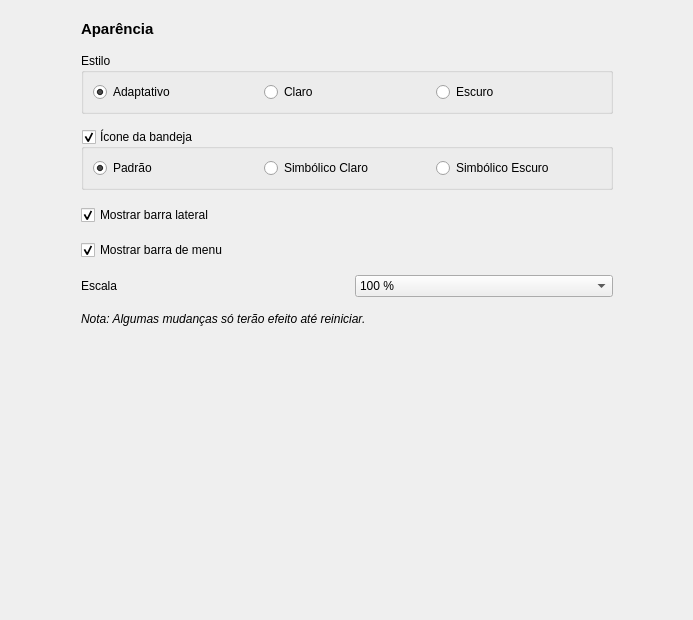
<?xml version="1.0" encoding="UTF-8"?>
<ui version="4.0">
 <class>Form</class>
 <widget class="QWidget" name="Form">
  <property name="geometry">
   <rect>
    <x>0</x>
    <y>0</y>
    <width>693</width>
    <height>620</height>
   </rect>
  </property>
  <property name="windowTitle">
   <string>Form</string>
  </property>
  <layout class="QVBoxLayout" name="verticalLayout_3">
   <item>
    <layout class="QHBoxLayout" name="horizontalLayout">
     <item>
      <spacer name="horizontalSpacer">
       <property name="orientation">
        <enum>Qt::Orientation::Horizontal</enum>
       </property>
       <property name="sizeHint" stdset="0">
        <size>
         <width>40</width>
         <height>20</height>
        </size>
       </property>
      </spacer>
     </item>
     <item>
      <widget class="QFrame" name="frame">
       <property name="minimumSize">
        <size>
         <width>550</width>
         <height>0</height>
        </size>
       </property>
       <property name="frameShape">
        <enum>QFrame::Shape::NoFrame</enum>
       </property>
       <property name="frameShadow">
        <enum>QFrame::Shadow::Raised</enum>
       </property>
       <layout class="QVBoxLayout" name="verticalLayout_2">
        <property name="spacing">
         <number>15</number>
        </property>
        <item>
         <widget class="QLabel" name="label">
          <property name="font">
           <font>
            <pointsize>11</pointsize>
            <bold>true</bold>
           </font>
          </property>
          <property name="text">
           <string>Aparência</string>
          </property>
         </widget>
        </item>
        <item>
         <widget class="QGroupBox" name="groupBox">
          <property name="title">
           <string>Estilo</string>
          </property>
          <layout class="QGridLayout" name="gridLayout">
           <item row="0" column="0">
            <widget class="QRadioButton" name="radioButton">
             <property name="text">
              <string>Adaptativo</string>
             </property>
             <property name="checked">
              <bool>true</bool>
             </property>
            </widget>
           </item>
           <item row="0" column="1">
            <widget class="QRadioButton" name="radioButton_2">
             <property name="text">
              <string>Claro</string>
             </property>
            </widget>
           </item>
           <item row="0" column="2">
            <widget class="QRadioButton" name="radioButton_3">
             <property name="text">
              <string>Escuro</string>
             </property>
            </widget>
           </item>
          </layout>
         </widget>
        </item>
        <item>
         <widget class="QGroupBox" name="groupBox_2">
          <property name="title">
           <string>Ícone da bandeja</string>
          </property>
          <property name="checkable">
           <bool>true</bool>
          </property>
          <layout class="QGridLayout" name="gridLayout_2">
           <item row="0" column="0">
            <widget class="QRadioButton" name="radioButton_4">
             <property name="text">
              <string>Padrão</string>
             </property>
             <property name="checked">
              <bool>true</bool>
             </property>
            </widget>
           </item>
           <item row="0" column="1">
            <widget class="QRadioButton" name="radioButton_5">
             <property name="text">
              <string>Simbólico Claro</string>
             </property>
            </widget>
           </item>
           <item row="0" column="2">
            <widget class="QRadioButton" name="radioButton_6">
             <property name="text">
              <string>Simbólico Escuro</string>
             </property>
            </widget>
           </item>
          </layout>
         </widget>
        </item>
        <item>
         <widget class="QCheckBox" name="show_sidebar">
          <property name="text">
           <string>Mostrar barra lateral</string>
          </property>
          <property name="checked">
           <bool>true</bool>
          </property>
         </widget>
        </item>
        <item>
         <widget class="QCheckBox" name="checkBox_2">
          <property name="text">
           <string>Mostrar barra de menu</string>
          </property>
          <property name="checked">
           <bool>true</bool>
          </property>
         </widget>
        </item>
        <item>
         <layout class="QGridLayout" name="gridLayout_3">
          <item row="0" column="0">
           <widget class="QLabel" name="scaleLabel">
            <property name="text">
             <string>Escala</string>
            </property>
           </widget>
          </item>
          <item row="0" column="1">
           <widget class="QComboBox" name="scaleComboBox">
            <item>
             <property name="text">
              <string>100 %</string>
             </property>
            </item>
            <item>
             <property name="text">
              <string>125 %</string>
             </property>
            </item>
            <item>
             <property name="text">
              <string>150 %</string>
             </property>
            </item>
            <item>
             <property name="text">
              <string>175 %</string>
             </property>
            </item>
            <item>
             <property name="text">
              <string>200 %</string>
             </property>
            </item>
           </widget>
          </item>
         </layout>
        </item>
        <item>
         <widget class="QLabel" name="label_2">
          <property name="font">
           <font>
            <italic>true</italic>
           </font>
          </property>
          <property name="text">
           <string>Nota: Algumas mudanças só terão efeito até reiniciar.</string>
          </property>
         </widget>
        </item>
       </layout>
      </widget>
     </item>
     <item>
      <spacer name="horizontalSpacer_2">
       <property name="orientation">
        <enum>Qt::Orientation::Horizontal</enum>
       </property>
       <property name="sizeHint" stdset="0">
        <size>
         <width>40</width>
         <height>20</height>
        </size>
       </property>
      </spacer>
     </item>
    </layout>
   </item>
   <item>
    <spacer name="verticalSpacer_2">
     <property name="orientation">
      <enum>Qt::Orientation::Vertical</enum>
     </property>
     <property name="sizeHint" stdset="0">
      <size>
       <width>20</width>
       <height>295</height>
      </size>
     </property>
    </spacer>
   </item>
  </layout>
 </widget>
 <resources/>
 <connections/>
</ui>
